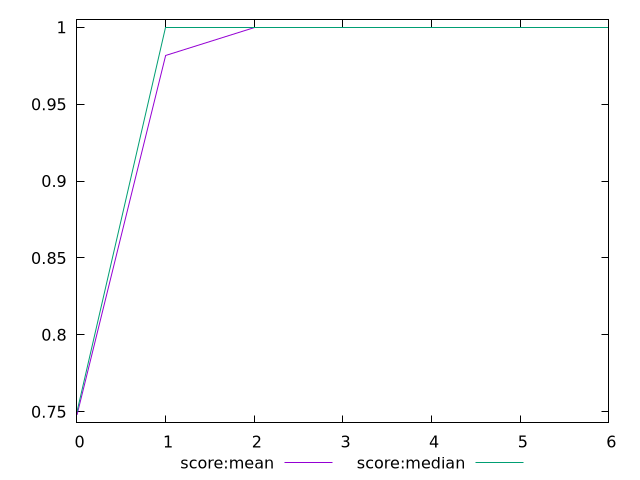

Here is the gnuplot script that generated this plot:
$_scoreMean <<EOF
0.7479166666666667
0.9816666666666667
1
1
1
1
1
EOF
$_scoreMedian <<EOF
0.75
1
1
1
1
1
1
EOF
set key outside below
set terminal pngcairo
set output "report_00006_2020-11-02T20-21-41.718Z/unminified-css/progession_score:mean_score:median.png"
set yrange [0.742875:1.0050416666666666]
plot $_scoreMean title "score:mean" with line ,$_scoreMedian title "score:median" with line ,
